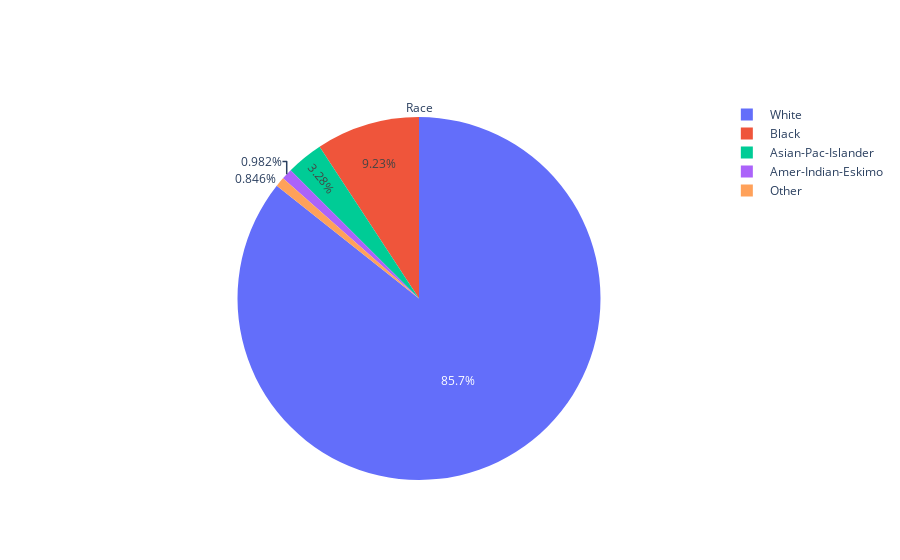

The cell this chart's notebook holds for it:
### Markdown cell above
###### Visualization:  Race frequency distribution and relationship with Income

### Code cell
import plotly.graph_objects as go
values = df['Race'].value_counts()
labels = df['Race'].unique().tolist()
fig = go.Figure(data=[go.Pie(values=values, labels = labels, title = 'Race')])

fig.show()
print(values)

### Figure 1 — Plotly figure (JSON) as saved in the notebook; plotly's stock layout.template omitted (floating-point values rounded to 4 significant figures)
{"data": [{"labels": [" White", " Black", " Asian-Pac-Islander", " Amer-Indian-Eskimo", " Other"], "title": {"text": "Race"}, "type": "pie", "values": [27044, 2913, 1035, 310, 267]}], "layout": {}}
